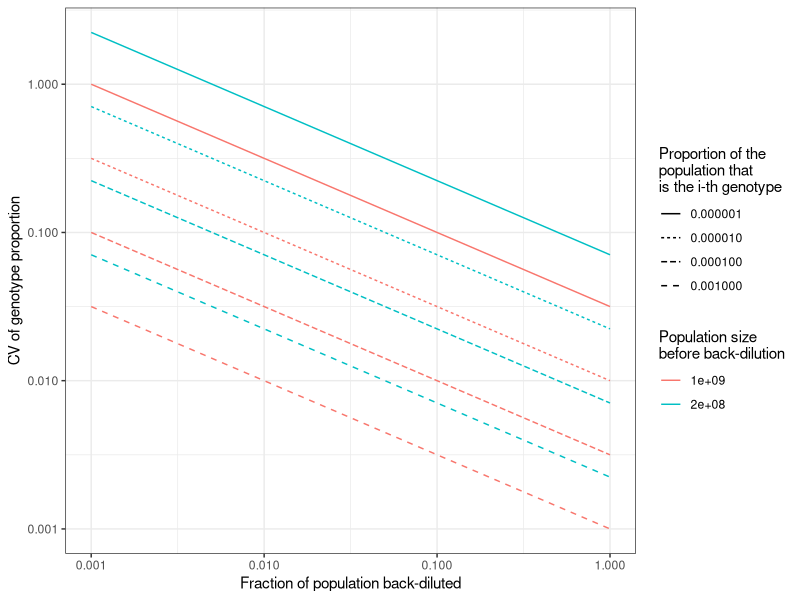
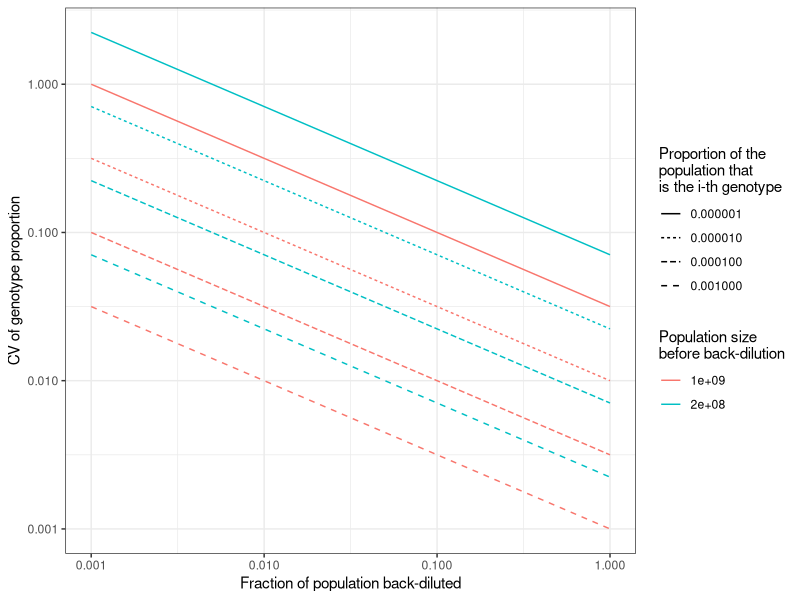

These figures' R source, in order:
## ---- chunk 1
library(tidyverse)
library(magrittr)

g <- crossing(Genotype_Proportion=10^seq(-6,-3),Population=c(2e8,1e9),
        Bottleneck_Fraction=c(1,0.5,0.25,0.1,0.01,0.001)
        ) %>%
    mutate(Lambda=Bottleneck_Fraction*Population*Genotype_Proportion) %>%
    mutate(CV=sqrt(Lambda)/Lambda)%>%
    mutate(
        Genotype_Proportion=factor(format(Genotype_Proportion,scientific=F)),
        Population=factor(format(Population,scientific=T))
        ) %T>%
    print() %>%
    ggplot() + theme_bw() +
    aes(x=Bottleneck_Fraction)+
    scale_x_log10(name="Fraction of population back-diluted",
        breaks=10^seq(-3,1),limits=c(10^-3,10^0))+
    aes(y=CV)+scale_y_log10(name="CV of genotype proportion")+
    aes(linetype=Genotype_Proportion,color=Population)+
    scale_linetype_discrete(
        "Proportion of the\npopulation that\nis the i-th genotype"
        )+
    scale_color_discrete("Population size\nbefore back-dilution")+
    geom_line()
g

ggsave("../output/bottlenecking_cv-of-proportion.pdf",g,width=6,height=4)

